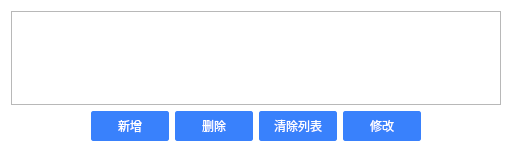
<?xml version="1.0" encoding="UTF-8"?>
<ui version="4.0">
 <class>DlgRoomAttrs</class>
 <widget class="QDialog" name="DlgRoomAttrs">
  <property name="geometry">
   <rect>
    <x>0</x>
    <y>0</y>
    <width>512</width>
    <height>152</height>
   </rect>
  </property>
  <property name="windowTitle">
   <string>房间属性</string>
  </property>
  <property name="styleSheet">
   <string notr="true">#DlgRoomAttrs {
	background: rgb(255,255,255);
}
QPushButton {
	background:rgb(57,129,252);
	color: rgb(255,255,255);
	border: 1px solid rgb(57,129,252);
	border-radius: 2px;
	min-height: 28px;
	min-width: 76px;
}
QPushButton:hover, QPushButton:pressed {
	background: rgb(5,117,197);
}
QPushButton:disabled {
	background: rgb(204,204,204);
	border: 1px solid rgb(204,204,204);
}</string>
  </property>
  <layout class="QVBoxLayout" name="verticalLayout">
   <item>
    <widget class="QTableWidget" name="roomAttrsTable"/>
   </item>
   <item>
    <layout class="QHBoxLayout" name="horizontalLayout_3">
     <item>
      <spacer name="horizontalSpacer">
       <property name="orientation">
        <enum>Qt::Horizontal</enum>
       </property>
       <property name="sizeHint" stdset="0">
        <size>
         <width>40</width>
         <height>20</height>
        </size>
       </property>
      </spacer>
     </item>
     <item>
      <widget class="QPushButton" name="btnAdd">
       <property name="text">
        <string>新增</string>
       </property>
       <property name="flat">
        <bool>false</bool>
       </property>
      </widget>
     </item>
     <item>
      <widget class="QPushButton" name="btnRemove">
       <property name="text">
        <string>删除</string>
       </property>
      </widget>
     </item>
     <item>
      <widget class="QPushButton" name="btnRemoveAll">
       <property name="text">
        <string>清除列表</string>
       </property>
      </widget>
     </item>
     <item>
      <widget class="QPushButton" name="btnEdit">
       <property name="text">
        <string>修改</string>
       </property>
      </widget>
     </item>
     <item>
      <spacer name="horizontalSpacer_2">
       <property name="orientation">
        <enum>Qt::Horizontal</enum>
       </property>
       <property name="sizeHint" stdset="0">
        <size>
         <width>40</width>
         <height>20</height>
        </size>
       </property>
      </spacer>
     </item>
    </layout>
   </item>
  </layout>
 </widget>
 <layoutdefault spacing="6" margin="11"/>
 <resources/>
 <connections/>
</ui>
